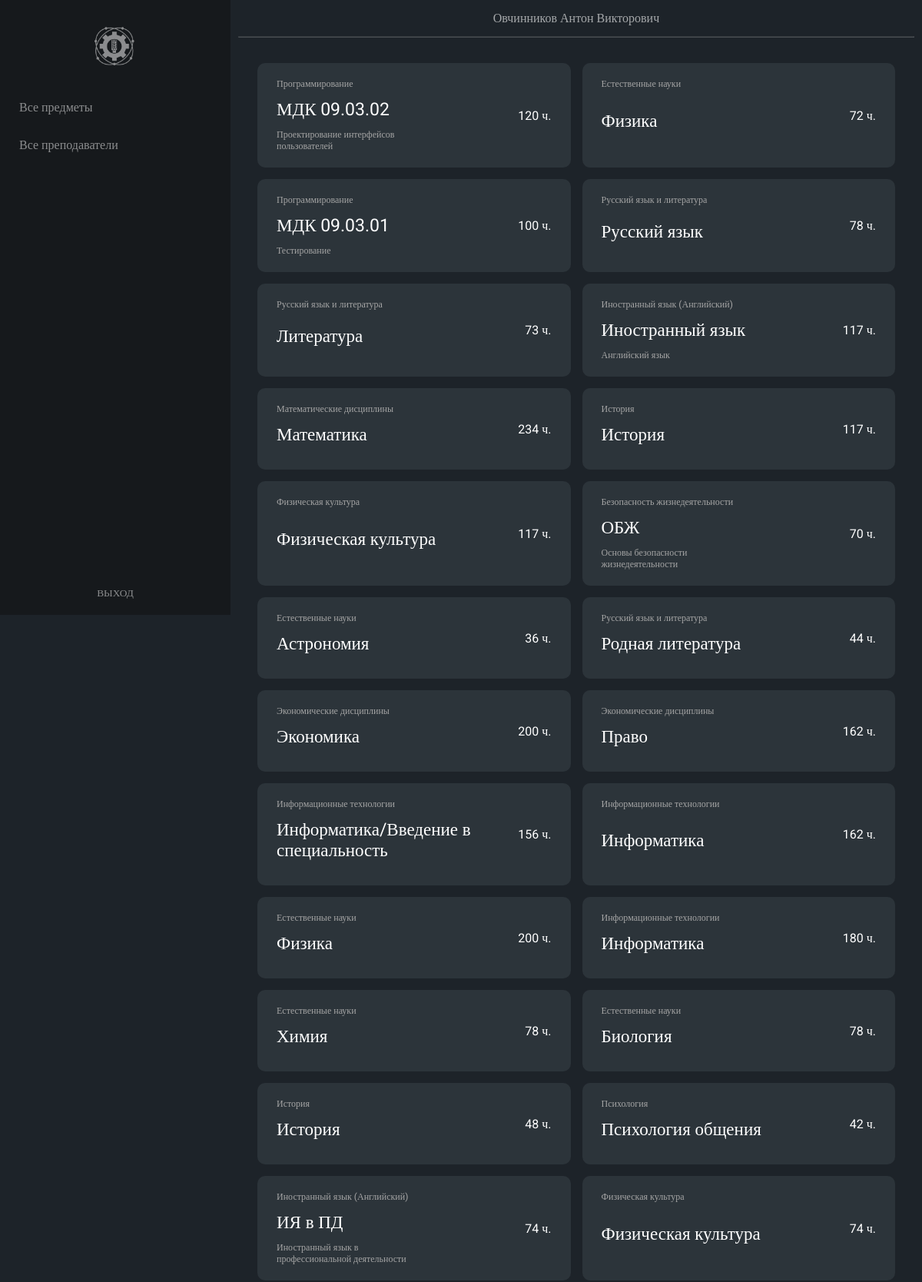
Screenshot of /pages/lk/allsubjects.php (signed in, upper part) with the database file from the repository.
### tables this page shows
CREATE TABLE `subjects` (
  `id_subject` int(11) NOT NULL,
  `id_profile` int(11) NOT NULL,
  `subject_name` varchar(255) NOT NULL,
  `subject_desc` varchar(255) DEFAULT NULL,
  `subject_hours` int(11) NOT NULL
);

CREATE TABLE `profiles` (
  `id_profile` int(11) NOT NULL,
  `profile_name` varchar(255) NOT NULL
);

### pages/lk/allsubjects.php (the view, shortened to what this page needs)
<?php
    require_once './../../php/connection.php';
    $result = mysqli_query($link,
    "SELECT
    `subjects`.`id_subject`,
    `subjects`.`subject_name`,
    `subjects`.`subject_desc`,
    `subjects`.`subject_hours`,
    `profiles`.`profile_name`
        FROM
        `subjects`,
        `profiles`
    WHERE `subjects`.`id_profile` = `profiles`.`id_profile`;");
    $subjects = mysqli_fetch_all($result);
?>
<!DOCTYPE html>
<html lang='ru'>
<head>
    <link rel='stylesheet' href='./../../styles/style.css'>
</head>
<body>
    <?php include './includes/nav.php'; ?>
    <main>
        <?php include './includes/header.php'; ?>
        <section class="all-subjects">
            <?
                foreach ($subjects as $value)
                {
                    ?>
                    <div class="subject-wrapper" data-subjectId="<?=$value[0]?>">
                        <div>
                            <p class="subject-profile"><?=$value[4]?></p>
                            <p class="subject-name"><?=$value[1]?></p>
                            <p class="subject-desc"><?=$value[2]?></p>
                        </div>
                        <p class="subject-hours"><?=$value[3]?> ч.</p>
                    </div>
                    <?
                }
            ?>
        </section>
    </main>
</body>
</html>

### styles/style.css (style rules this page uses)
*, *::after, *::before { box-sizing: border-box; margin: 0; padding: 0; }
html, body { width: 100%; }
html { height: 100%; }
body, input, a, textarea { font-family: "Roboto", serif; }
body { min-height: 100%; color: #FFFFFF; background-color: #1d2329; display: flex; flex-flow: row nowrap; }
main { display: flex; flex-flow: column nowrap; flex-grow: 1; }
main section { padding: 35px; }
section { width: 100%; padding: 25px; }
section.all-subjects, section.all-groups { display: grid; grid-template-columns: 1fr 1fr 1fr 1fr; grid-gap: 15px; }
div.subject-wrapper, a.groups-wrapper { min-width: 300px; padding: 20px 25px; border-radius: 10px; background-color: #2C343A; display: flex; flex-flow: row nowrap; justify-content: space-between; align-items: center; }
div.subject-wrapper div, a.groups-wrapper div { height: 100%; display: flex; flex-flow: column nowrap; justify-content: space-between; align-items: flex-start; }
div.subject-wrapper div p, a.groups-wrapper div p { margin-bottom: 12px; }
div.subject-wrapper div p:last-child, a.groups-wrapper div p:last-child { margin-bottom: unset; }
div.subject-wrapper p.subject-profile, div.subject-wrapper p.subject-desc, div.subject-wrapper p.group-profile, div.subject-wrapper p.group-desc, a.groups-wrapper p.subject-profile, a.groups-wrapper p.subject-desc, a.groups-wrapper p.group-profile, a.groups-wrapper p.group-desc { font-size: 12px; color: #A5A5A5; }
div.subject-wrapper p.subject-desc, div.subject-wrapper p.group-desc, a.groups-wrapper p.subject-desc, a.groups-wrapper p.group-desc { max-width: 200px; }
div.subject-wrapper p.subject-name, div.subject-wrapper p.group-name, a.groups-wrapper p.subject-name, a.groups-wrapper p.group-name { font-size: 23px; max-width: 300px; color: #FFFFFF; }
div.subject-wrapper p.subject-hours, div.subject-wrapper p.group-hours, a.groups-wrapper p.subject-hours, a.groups-wrapper p.group-hours { min-width: 50px; text-align: right; }
@media screen and (max-width: 1600px) { section.all-subjects, section.all-groups { display: grid; grid-template-columns: 1fr 1fr 1fr; grid-gap: 15px; } }
@media screen and (max-width: 1400px) { section.all-subjects, section.all-groups { display: grid; grid-template-columns: 1fr 1fr; grid-gap: 15px; } }

### rows the page displays
subjects: id_profile.profile_name "Программирование", subject_name "МДК 09.03.02", subject_desc "Проектирование интерфейсов пользователей", subject_hours "120"
subjects: id_profile.profile_name "Естественные науки", subject_name "Физика", subject_hours "72"
subjects: id_profile.profile_name "Программирование", subject_name "МДК 09.03.01", subject_desc "Тестирование", subject_hours "100"
subjects: id_profile.profile_name "Русский язык и литература", subject_name "Русский язык", subject_hours "78"
subjects: id_profile.profile_name "Русский язык и литература", subject_name "Литература", subject_hours "73"
subjects: id_profile.profile_name "Иностранный язык (Английский)", subject_name "Иностранный язык", subject_desc "Английский язык", subject_hours "117"
subjects: id_profile.profile_name "Математические дисциплины", subject_name "Математика", subject_hours "234"
subjects: id_profile.profile_name "История", subject_name "История", subject_hours "117"
subjects: id_profile.profile_name "Физическая культура", subject_name "Физическая культура", subject_hours "117"
subjects: id_profile.profile_name "Безопасность жизнедеятельности", subject_name "ОБЖ", subject_desc "Основы безопасности жизнедеятельности", subject_hours "70"
subjects: id_profile.profile_name "Естественные науки", subject_name "Астрономия", subject_hours "36"
subjects: id_profile.profile_name "Русский язык и литература", subject_name "Родная литература", subject_hours "44"
subjects: id_profile.profile_name "Экономические дисциплины", subject_name "Экономика", subject_hours "200"
subjects: id_profile.profile_name "Экономические дисциплины", subject_name "Право", subject_hours "162"
subjects: id_profile.profile_name "Информационные технологии", subject_name "Информатика/Введение в специальность", subject_hours "156"
subjects: id_profile.profile_name "Информационные технологии", subject_name "Информатика", subject_hours "162"
subjects: id_profile.profile_name "Естественные науки", subject_name "Физика", subject_hours "200"
subjects: id_profile.profile_name "Информационные технологии", subject_name "Информатика", subject_hours "180"
subjects: id_profile.profile_name "Естественные науки", subject_name "Химия", subject_hours "78"
subjects: id_profile.profile_name "Естественные науки", subject_name "Биология", subject_hours "78"
subjects: id_profile.profile_name "История", subject_name "История", subject_hours "48"
subjects: id_profile.profile_name "Психология", subject_name "Психология общения", subject_hours "42"
subjects: id_profile.profile_name "Иностранный язык (Английский)", subject_name "ИЯ в ПД", subject_desc "Иностранный язык в профессиональной деятельности", subject_hours "74"
subjects: id_profile.profile_name "Физическая культура", subject_name "Физическая культура", subject_hours "74"

### other values shown
$_COOKIE['id_user'] "Овчинников Антон Викторович"
